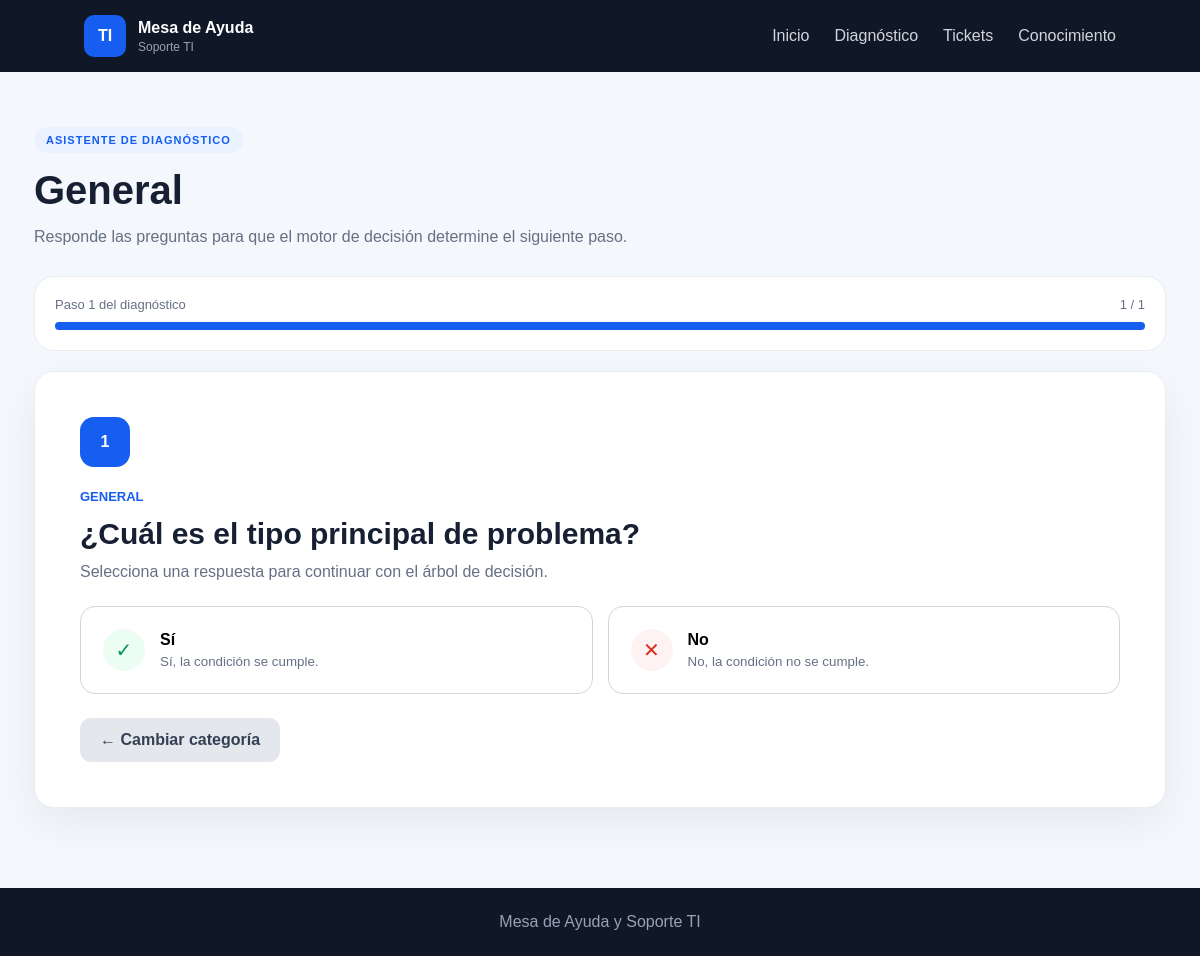
Screenshot of /diagnostico/paso/1 with the database file from the repository.
### models/paso_decision.py (models this page shows)
class PasoDecision(db.Model):
    __tablename__ = "pasos_decision"
    id = db.Column(
        db.Integer,
        primary_key=True
    )
    categoria = db.Column(
        db.String(80),
        nullable=False
    )
    pregunta = db.Column(
        db.String(250),
        nullable=False
    )
    opcion_si = db.Column(
        db.String(250)
    )
    opcion_no = db.Column(
        db.String(250)
    )
    siguiente_si = db.Column(
        db.Integer
    )
    siguiente_no = db.Column(
        db.Integer
    )
    solucion_si = db.Column(
        db.Text
    )
    solucion_no = db.Column(
        db.Text
    )
    escalar_si = db.Column(
        db.Boolean,
        default=False
    )
    escalar_no = db.Column(
        db.Boolean,
        default=False
    )

### routes/diagnostico.py (the view, shortened to what this page needs)
@diagnostico_bp.route("/paso/<int:paso_id>", methods=["GET", "POST"])
def paso(paso_id):
    paso_actual = MotorDecision.obtener_paso(paso_id)
    total_pasos = PasoDecision.query.filter_by(categoria=paso_actual.categoria).count()
    completados = PasoDecision.query.filter(
        PasoDecision.categoria == paso_actual.categoria,
        PasoDecision.id <= paso_actual.id
    ).count()
    return render_template(
        "diagnostico.html",
        paso=paso_actual,
        total_pasos=max(total_pasos, 1),
        paso_numero=max(completados, 1),
    )

### services/motor_decision.py (called while the page is built)
    @staticmethod
    def obtener_paso(paso_id):
        return PasoDecision.query.get_or_404(paso_id)

### templates/diagnostico.html (shortened to what this page needs)
{% extends "base.html" %}
{% block content %}
<div class="diagnostic-container">
    <div class="diagnostic-header">
        <span class="badge">ASISTENTE DE DIAGNÓSTICO</span>
        <h1>{{ paso.categoria }}</h1>
        <p>
            Responde las preguntas para que el motor de decisión
            determine el siguiente paso.
        </p>
    </div>
    <div class="progress-container">
        <div class="progress-info">
            <span>Paso {{ paso_numero }} del diagnóstico</span>
            <span>{{ paso_numero }} / {{ total_pasos }}</span>
        </div>
        <div class="progress-bar">
            <div
                class="progress"
                style="width: {{ ((paso_numero / total_pasos) * 100) if total_pasos else 0 }}%;"
            ></div>
        </div>
    </div>
    <div class="question-card">
        <div class="question-number">{{ paso_numero }}</div>
        <span class="category">{{ paso.categoria|upper }}</span>
        <h2>{{ paso.pregunta }}</h2>
        <p>
            Selecciona una respuesta para continuar con el árbol de decisión.
        </p>
        <form method="POST" action="{{ url_for('diagnostico.paso', paso_id=paso.id) }}">
            <div class="answer-buttons">
                <button class="answer yes" type="submit" name="respuesta" value="si">
                    <span>✓</span>
                    <div>
                        <strong>Sí</strong>
                        <small>{{ paso.opcion_si or "Sí, la condición se cumple." }}</small>
                    </div>
                </button>
                <button class="answer no" type="submit" name="respuesta" value="no">
                    <span>✕</span>
                    <div>
                        <strong>No</strong>
                        <small>{{ paso.opcion_no or "No, la condición no se cumple." }}</small>
                    </div>
                </button>
            </div>
        </form>
        <div class="wizard-actions">
            <a class="btn-secondary" href="{{ url_for('diagnostico.iniciar') }}">
                ← Cambiar categoría
            </a>
        </div>
    </div>
</div>
{% endblock %}

### static/css/style.css (style rules this page uses)
* { box-sizing: border-box; margin: 0; padding: 0; }
body { font-family: Arial, Helvetica, sans-serif; background: #f4f7fb; color: #172033; min-height: 100vh; }
.badge { display: inline-block; padding: 7px 12px; background: #eaf2ff; color: #155eef; border-radius: 30px; font-size: 11px; font-weight: bold; letter-spacing: 1px; }
.btn-primary, .btn-secondary { display: inline-flex; justify-content: center; align-items: center; padding: 13px 20px; border-radius: 11px; text-decoration: none; border: none; font-weight: bold; cursor: pointer; }
.btn-secondary { background: #e4e7ec; color: #344054; }
.hero-card, .stat-card, .feature-card, .question-card, .ticket-form, .table-wrap, .knowledge-card, .solution-box, .progress-container { background: white; border: 1px solid #eaecf0; border-radius: 20px; }
.features, .page-container, .diagnostic-container, .result-container { max-width: 1180px; margin: auto; padding: 0 24px 80px; }
.diagnostic-container { padding-top: 55px; }
.diagnostic-header h1, .page-container h1 { font-size: 40px; margin: 15px 0; }
.diagnostic-header p { color: #667085; }
.progress-container { padding: 20px; margin: 30px 0 20px; }
.progress-info { display: flex; justify-content: space-between; color: #667085; font-size: 13px; margin-bottom: 10px; }
.progress-bar { height: 8px; background: #eaecf0; border-radius: 20px; overflow: hidden; }
.progress { height: 100%; background: #155eef; }
.question-card { padding: 45px; box-shadow: 0 15px 40px rgba(16,24,40,.06); }
.question-number { width: 50px; height: 50px; background: #155eef; color: white; border-radius: 14px; display: flex; align-items: center; justify-content: center; font-weight: bold; margin-bottom: 20px; }
.category { color: #155eef; font-size: 13px; font-weight: bold; }
.question-card h2 { font-size: 30px; margin: 12px 0; }
.question-card > p { color: #667085; margin-bottom: 25px; }
.answer-buttons { display: grid; grid-template-columns: 1fr 1fr; gap: 15px; }
.answer { background: white; border: 1px solid #d0d5dd; border-radius: 15px; padding: 22px; display: flex; align-items: center; gap: 15px; cursor: pointer; text-align: left; }
.answer > span { width: 42px; height: 42px; border-radius: 50%; display: flex; align-items: center; justify-content: center; font-size: 20px; }
.yes > span { background: #ecfdf3; color: #039855; }
.no > span { background: #fef3f2; color: #d92d20; }
.answer strong, .answer small { display: block; }
.answer small { color: #667085; margin-top: 5px; }
.wizard-actions { margin-top: 24px; display:flex; justify-content:flex-start; }
button.answer { width:100%; font:inherit; }

### rows the page displays
PasoDecision: categoria "General", categoria "GENERAL", pregunta "¿Cuál es el tipo principal de problema?", opcion_si "Sí, la condición se cumple.", opcion_no "No, la condición no se cumple."

### other values shown
{{ paso_numero }} "1"
{{ total_pasos }} "1"
